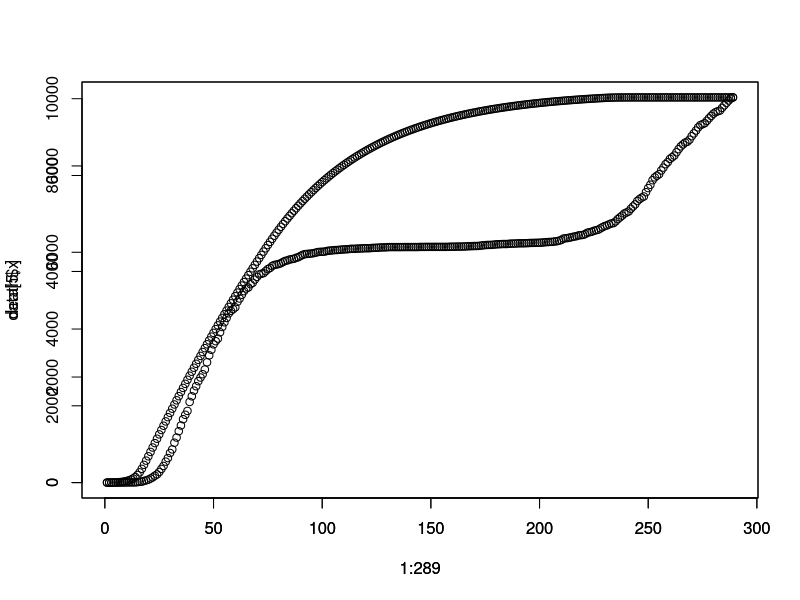

Reproduce this figure in R.
data = read.csv('integration.txt',header = FALSE, sep = " ")
death = read.csv('Death_1mars_to_14dec.csv',header = TRUE, sep = " ")

data = data[,-290]

plot(x = 1:289,death$x)
par(new=TRUE)
plot(x=1:289,data[5,])
